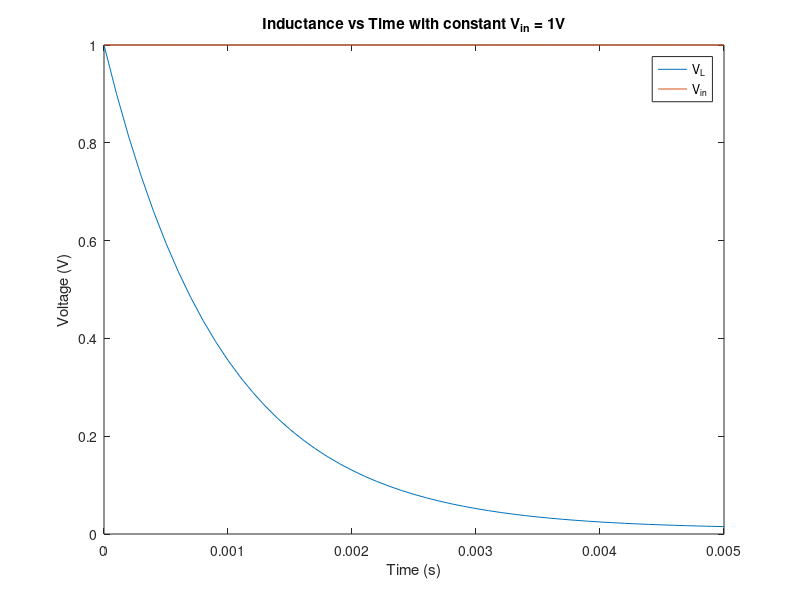

Source code (MATLAB):
%% Part 2 RL Circuit Simulation.

t0= 0; %Start Time in seconds 
h = 0.0001;% time step in seconds
R = 1e2;% Resistance
L = 0.1;%induction
tf= 0.005; %End Time in seconds
t = linspace(t0,tf,((tf-t0)/h) +1);
V_in = 1;
V_L_0 = 1;
V_in0 = V_in*ones(1,length(t)) ; % input voltage source
V_in0(1,1) = 1; %from the handout; voltage is accross inductor + resistance
V_L = zeros(1, length(t));
V_L(1,1) = V_L_0;

%% equation: (1-hR/L)*i,k + (h/L)V_in,k
B = h/L;
a = R*B;
C = 1-a;
V = [V_L;V_in0];
A = [C B];
for j = 2:length(t)
V(1,j) = A*V(:,j-1);
end
figure();
plot(t, V);
title('Inductance vs Time with constant V_{in} = 1V');
legend('V_L','V_{in}');
ylabel('Voltage (V)');
xlabel('Time (s)');
